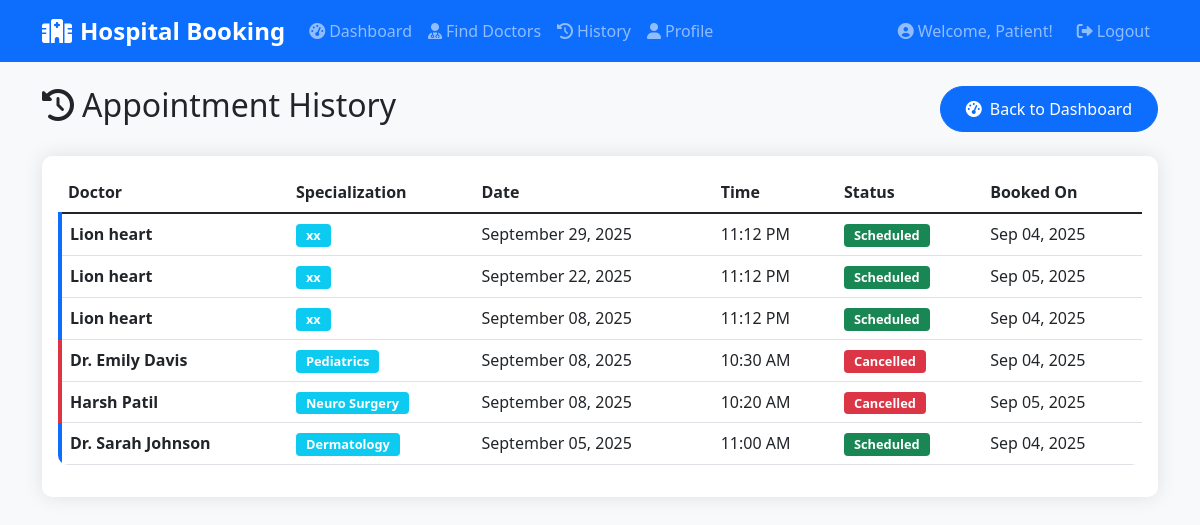
/appointment_history (signed in), run on the app's committed database.
### models/user.py (models this page shows, shortened)
class User(UserMixin, db.Model):
    id = db.Column(db.Integer, primary_key=True)
    username = db.Column(db.String(80), unique=True, nullable=False)
    email = db.Column(db.String(120), unique=True, nullable=False)
    password_hash = db.Column(db.String(128), nullable=False)
    role = db.Column(db.String(20), default='patient')  # 'patient' or 'admin'
    phone = db.Column(db.String(15))
    created_at = db.Column(db.DateTime, default=datetime.utcnow)
    appointments = db.relationship('Appointment', backref='patient', lazy=True)

### models/appointment.py (models this page shows, shortened)
class Appointment(db.Model):
    id = db.Column(db.Integer, primary_key=True)
    patient_id = db.Column(db.Integer, db.ForeignKey('user.id'), nullable=False)
    doctor_id = db.Column(db.Integer, db.ForeignKey('doctor.id'), nullable=False)
    appointment_date = db.Column(db.Date, nullable=False)
    appointment_time = db.Column(db.Time, nullable=False)
    status = db.Column(db.String(20), default='scheduled')  # scheduled, completed, cancelled
    notes = db.Column(db.Text)
    created_at = db.Column(db.DateTime, default=datetime.utcnow)

### models/doctor.py (models this page shows, shortened)
class Doctor(db.Model):
    id = db.Column(db.Integer, primary_key=True)
    name = db.Column(db.String(100), nullable=False)
    specialization = db.Column(db.String(100), nullable=False)
    email = db.Column(db.String(120))
    phone = db.Column(db.String(15))
    experience = db.Column(db.Integer)  # years of experience
    qualifications = db.Column(db.Text)
    is_available = db.Column(db.Boolean, default=True)
    created_at = db.Column(db.DateTime, default=datetime.utcnow)
    appointments = db.relationship('Appointment', backref='doctor', lazy=True)
    schedules = db.relationship('DoctorSchedule', backref='doctor', lazy=True, cascade='all, delete-orphan')

### routes/patient.py (the view)
@patient_bp.route('/appointment_history', methods=['GET'])
@login_required
def appointment_history():  # endpoint will be 'patient.appointment_history'
    page = request.args.get('page', 1, type=int)
    appointments = (Appointment.query
                    .filter_by(patient_id=current_user.id)
                    .order_by(Appointment.appointment_date.desc(),
                              Appointment.appointment_time.desc())
                    .paginate(page=page, per_page=10, error_out=False))
    return render_template('appointment_history.html', appointments=appointments)

### app.py (called while the page is built)
def create_app(config_name=None):
    app = Flask(__name__)
    if config_name is None:
        config_name = os.environ.get('FLASK_ENV', 'development')
    app.config.from_object(config[config_name])
    db.init_app(app)
    login_manager = LoginManager()
    login_manager.init_app(app)
    login_manager.login_view = 'auth.login'
    login_manager.login_message = 'Please log in to access this page.'
    login_manager.login_message_category = 'info'
    @login_manager.user_loader
    def load_user(user_id):
        return User.query.get(int(user_id))
    app.register_blueprint(auth_bp)
    app.register_blueprint(patient_bp)
    app.register_blueprint(admin_bp)
    with app.app_context():
        db.create_all()
        create_sample_data()
    return app

### templates/appointment_history.html (shortened to what this page needs)
{% extends "base.html" %}
{% block content %}
<div class="d-flex justify-content-between align-items-center mb-4">
    <h2><i class="fas fa-history me-2"></i>Appointment History</h2>
    <a href="{{ url_for('patient.dashboard') }}" class="btn btn-primary">
        <i class="fas fa-tachometer-alt me-2"></i>Back to Dashboard
    </a>
</div>
<div class="card">
    <div class="card-body">
        {% if appointments.items %}
            <div class="table-responsive">
                <table class="table table-hover">
                    <thead>
                        <tr>
                            <th>Doctor</th>
                            <th>Specialization</th>
                            <th>Date</th>
                            <th>Time</th>
                            <th>Status</th>
                            <th>Booked On</th>
                        </tr>
                    </thead>
                    <tbody>
                        {% for appointment in appointments.items %}
                        <tr class="appointment-card {{ appointment.status }}">
                            <td><strong>{{ appointment.doctor.name }}</strong></td>
                            <td>
                                <span class="badge bg-info">{{ appointment.doctor.specialization }}</span>
                            </td>
                            <td>{{ appointment.appointment_date.strftime('%B %d, %Y') }}</td>
                            <td>{{ appointment.appointment_time.strftime('%I:%M %p') }}</td>
                            <td>
                                {% if appointment.status == 'scheduled' %}
                                    <span class="badge bg-success">Scheduled</span>
                                {% elif appointment.status == 'completed' %}
                                    <span class="badge bg-primary">Completed</span>
                                {% else %}
                                    <span class="badge bg-danger">Cancelled</span>
                                {% endif %}
                            </td>
                            <td>{{ appointment.created_at.strftime('%b %d, %Y') }}</td>
                        </tr>
                        {% endfor %}
                    </tbody>
                </table>
            </div>
        {% endif %}
    </div>
</div>
{% endblock %}

### templates/base.html (shortened to what this page needs)
<!DOCTYPE html>
<html lang="en">
<head>
    <link href="https://cdn.jsdelivr.net/npm/bootstrap@5.1.3/dist/css/bootstrap.min.css" rel="stylesheet">
    <link href="https://cdnjs.cloudflare.com/ajax/libs/font-awesome/6.0.0/css/all.min.css" rel="stylesheet">
    <link href="{{ url_for('static', filename='css/style.css') }}" rel="stylesheet">
</head>
<body>
    <nav class="navbar navbar-expand-lg navbar-dark bg-primary">
        <div class="container">
            <a class="navbar-brand" href="{{ url_for('auth.index') }}">
                <i class="fas fa-hospital me-2"></i>Hospital Booking
            </a>
            {% if current_user.is_authenticated %}
            <div class="collapse navbar-collapse" id="navbarNav">
                <ul class="navbar-nav me-auto">
                    {% if current_user.role == 'patient' %}
                        <li class="nav-item">
                            <a class="nav-link" href="{{ url_for('patient.dashboard') }}">
                                <i class="fas fa-tachometer-alt me-1"></i>Dashboard
                            </a>
                        </li>
                        <li class="nav-item">
                            <a class="nav-link" href="{{ url_for('patient.view_doctors') }}">
                                <i class="fas fa-user-md me-1"></i>Find Doctors
                            </a>
                        </li>
                        <li class="nav-item">
                            <a class="nav-link" href="{{ url_for('patient.appointment_history') }}">
                                <i class="fas fa-history me-1"></i>History
                            </a>
                        </li>
                        <li class="nav-item">
                            <a class="nav-link" href="{{ url_for('patient.profile') }}">
                                <i class="fas fa-user me-1"></i>Profile
                            </a>
                        </li>
                    {% endif %}
                </ul>
                <div class="navbar-nav">
                    <span class="navbar-text me-3">
                        <i class="fas fa-user-circle me-1"></i>Welcome, {{ current_user.username }}!
                    </span>
                    <a class="nav-link" href="{{ url_for('auth.logout') }}">
                        <i class="fas fa-sign-out-alt me-1"></i>Logout
                    </a>
                </div>
            </div>
            {% endif %}
        </div>
    </nav>
    <div class="container mt-4">
        {% block content %}{% endblock %}
    </div>
</body>
</html>

### static/css/style.css (style rules this page uses)
:root { --primary-color: #0d6efd; --secondary-color: #6c757d; --success-color: #198754; --danger-color: #dc3545; --warning-color: #ffc107; --info-color: #0dcaf0; }
body { background-color: #f8f9fa; }
.card { border: none; border-radius: 10px; box-shadow: 0 0 20px rgba(0,0,0,0.1); transition: transform 0.3s ease; }
.navbar-brand { font-weight: bold; font-size: 1.5rem; }
.btn { border-radius: 25px; padding: 10px 25px; font-weight: 500; transition: all 0.3s ease; }
.table { background: white; border-radius: 10px; overflow: hidden; }
.badge { font-size: 0.8rem; padding: 5px 10px; }
.appointment-card { border-left: 4px solid var(--primary-color); }
.appointment-card.cancelled { border-left-color: var(--danger-color); }

### data on the page
User: username "Patient"
Appointment: doctor.name "Lion heart", doctor.specialization "xx", appointment_date "September 29, 2025", appointment_time "11:12 PM", status "Scheduled", created_at "Sep 04, 2025"
Appointment: doctor.name "Lion heart", doctor.specialization "xx", appointment_date "September 22, 2025", appointment_time "11:12 PM", status "Scheduled", created_at "Sep 05, 2025"
Appointment: doctor.name "Lion heart", doctor.specialization "xx", appointment_date "September 08, 2025", appointment_time "11:12 PM", status "Scheduled", created_at "Sep 04, 2025"
Appointment: doctor.name "Dr. Emily Davis", doctor.specialization "Pediatrics", appointment_date "September 08, 2025", appointment_time "10:30 AM", status "Cancelled", created_at "Sep 04, 2025"
Appointment: doctor.name "Harsh Patil", doctor.specialization "Neuro Surgery", appointment_date "September 08, 2025", appointment_time "10:20 AM", status "Cancelled", created_at "Sep 05, 2025"
Appointment: doctor.name "Dr. Sarah Johnson", doctor.specialization "Dermatology", appointment_date "September 05, 2025", appointment_time "11:00 AM", status "Scheduled", created_at "Sep 04, 2025"
